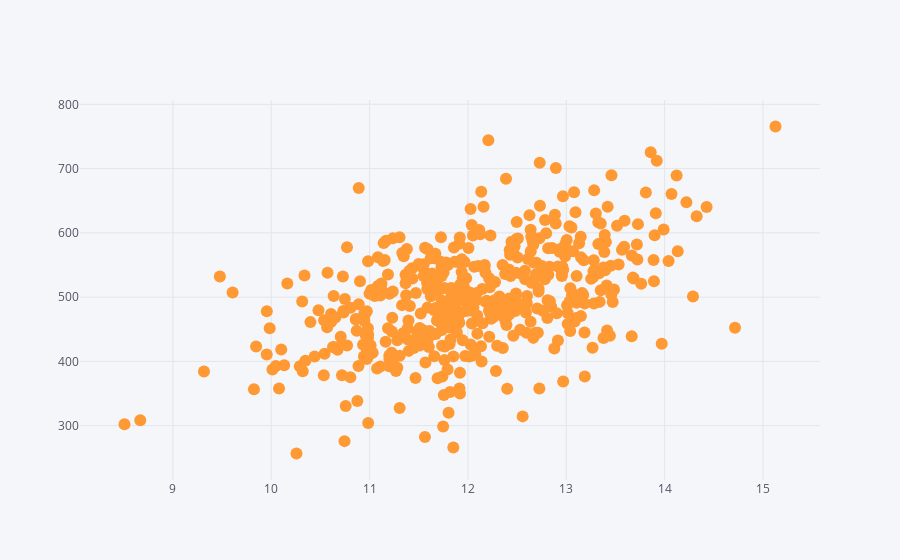

The cell this chart's notebook holds for it:
### Code cell
df.iplot(x = 'Time on App', y = 'Yearly Amount Spent', kind = 'scatter', mode = 'markers')

### Figure 1 — Plotly figure (JSON) as saved in the notebook; plotly's stock layout.template omitted (floating-point values rounded to 4 significant figures; data arrays with more than 128 entries replaced by an {"elided": "..."} marker saying what was removed)
{"data": [{"line": {"color": "rgba(255, 153, 51, 1.0)", "dash": "solid", "shape": "linear", "width": 1.3}, "marker": {"size": 12, "symbol": "circle"}, "mode": "markers", "name": "Yearly Amount Spent", "text": "", "type": "scatter", "x": {"elided": "500 float values"}, "y": {"elided": "500 float values"}}], "layout": {"legend": {"bgcolor": "#F5F6F9", "font": {"color": "#4D5663"}}, "paper_bgcolor": "#F5F6F9", "plot_bgcolor": "#F5F6F9", "title": {"font": {"color": "#4D5663"}}, "xaxis": {"gridcolor": "#E1E5ED", "showgrid": true, "tickfont": {"color": "#4D5663"}, "title": {"font": {"color": "#4D5663"}, "text": ""}, "zerolinecolor": "#E1E5ED"}, "yaxis": {"gridcolor": "#E1E5ED", "showgrid": true, "tickfont": {"color": "#4D5663"}, "title": {"font": {"color": "#4D5663"}, "text": ""}, "zerolinecolor": "#E1E5ED"}}}
